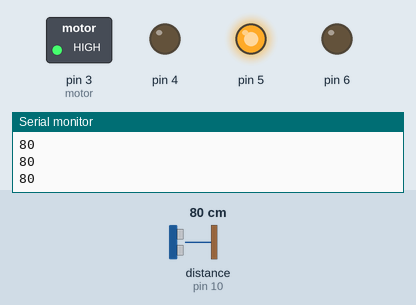
This sketch was run on a simulated Arduino Uno, built with avr-gcc and run on an emulated ATmega328P. Shown: switched loads named in the sketch (green lamp = pin HIGH), output pins drawn as LEDs (lit = HIGH), the last lines printed to the serial monitor. Wiring (inferred from the names in the program): ultrasonic range finder: trigger pin 9; echo pin 10. Inputs (shaded band) come from the test bench; at power-on: distance to the obstacle (sensor on pin 10) 80 cm. The echo pulse lasts 58.3 µs per cm; pins used as bus, display or sensor lines are not drawn.

Above: at 1.2 s.
1.3 s: distance to the obstacle (sensor on pin 10) set to 2 cm
At 2.5 s:
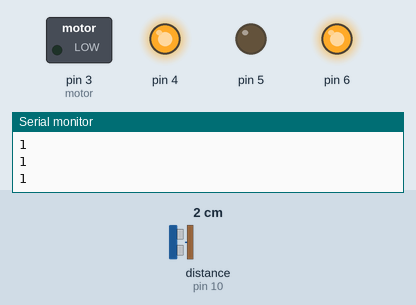
2.8 s: distance to the obstacle (sensor on pin 10) set to 37 cm
4.3 s: distance to the obstacle (sensor on pin 10) set to 44 cm
At 4.9 s:
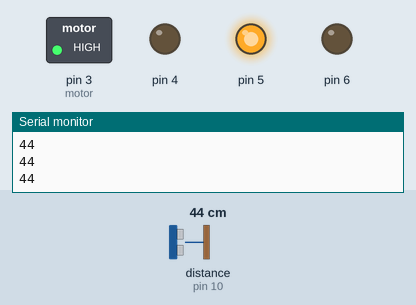
5.8 s: distance to the obstacle (sensor on pin 10) set to 4 cm
At 7.2 s:
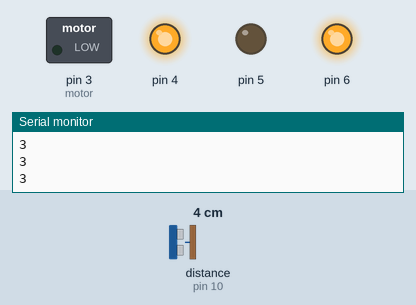
Timing chart, 0 to 8.3 s (numbered marks = the images above; inputs shaded):
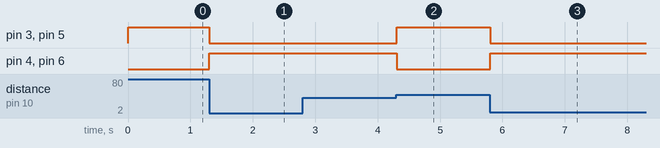

Measured:
- the behaviour switches between 40 and 41 cm on distance to the obstacle (sensor on pin 10) (found by bisection; images 1 and 2)
- after the input at 1.3 s, pin 3 (motor), pin 5: HIGH → LOW at once; pin 4, pin 6: LOW → HIGH at once
- after the input at 4.3 s, pin 3 (motor), pin 5: LOW → HIGH at once; pin 4, pin 6: HIGH → LOW at once
- after the input at 5.8 s, pin 3 (motor), pin 5: HIGH → LOW at once; pin 4, pin 6: LOW → HIGH at once

The sketch:

StepClimbingRobot.ino
```cpp
#define trig 9
#define echo 10
void setup() {
  pinMode(3, OUTPUT);//motor
  pinMode(4, OUTPUT);
  pinMode(5, OUTPUT);
  pinMode(6, OUTPUT);
  pinMode(trig, OUTPUT); //trig
  pinMode(echo, INPUT); //echo
  Serial.begin(9600);
}

void loop() {
  trigger();
  long t = pulseIn(echo, HIGH);
  long cm = t / 29 / 2;
  Serial.println(cm);
  if (cm < 40) {
    digitalWrite(4, HIGH);
    digitalWrite(6, HIGH);
    digitalWrite(3, LOW);
    digitalWrite(5, LOW);
  } else {
    digitalWrite(3, HIGH);
    digitalWrite(5, HIGH);
    digitalWrite(4, LOW);
    digitalWrite(6, LOW);
  }
}
void trigger() {
  digitalWrite(trig, LOW);
  delayMicroseconds(2);
  digitalWrite(trig, HIGH);
  delayMicroseconds(10);
  digitalWrite(trig, LOW);
}
```
